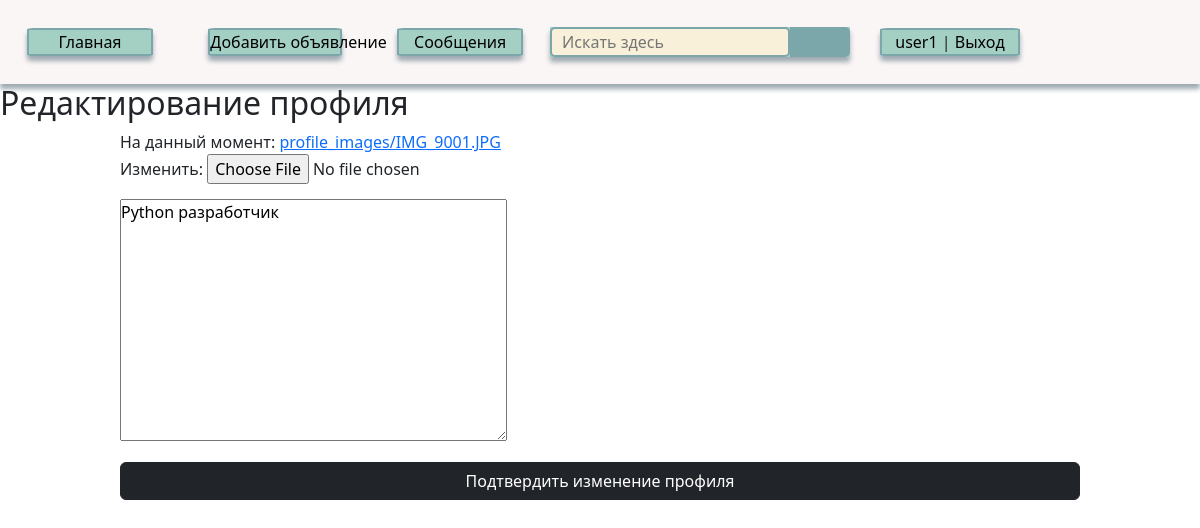
Page /setings/user1/ (signed in) on the earlier database version.
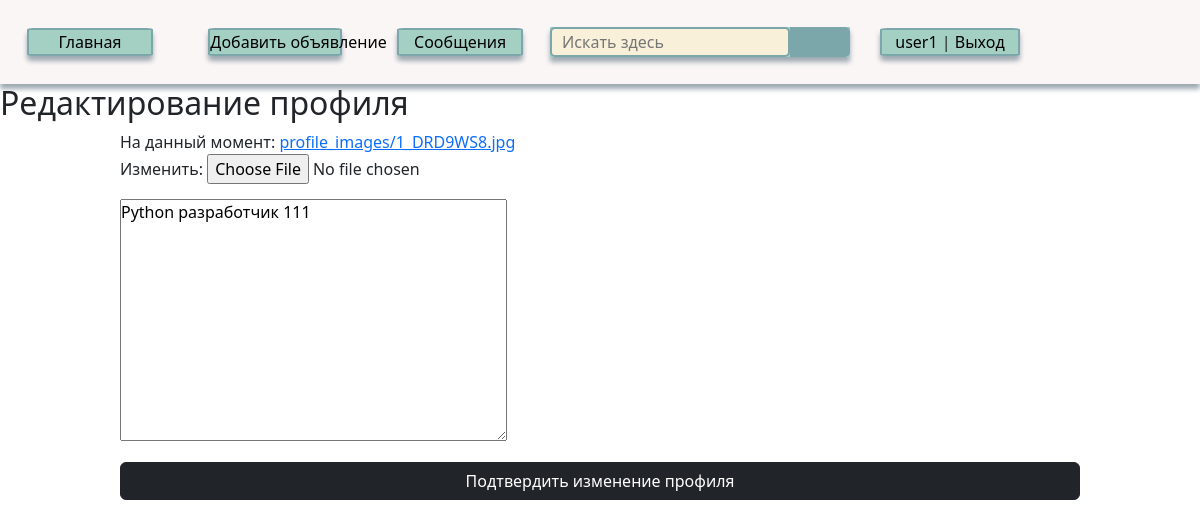
Same page on the later database version.
### main/models.py (models this page shows, shortened)
class Profile(models.Model):
    user = models.OneToOneField(User, on_delete=models.CASCADE)
    bio = models.TextField(max_length=500)
    avatar = models.ImageField(default='2.jpeg', upload_to='profile_images')
    email = models.EmailField(blank=True)
    birthday = models.DateField(null=True, blank=True)
    slug = models.SlugField(unique=True, null=True)

### main/views.py (the view, shortened to what this page needs)
# urls.py: path('setings/<slug:slug>/', UpDateProfileView.as_view(), name='update_profile'),
class UpDateProfileView(DataMixin, UpdateView):
    model = Profile
    form_class = UpDateProfileForm
    template_name = 'main/index/update_profile.html'
    def get_object(self, queryset=None):
        return self.request.user.profile
    def get_context_data(self, *, object_list=None, **kwargs):
        context = super().get_context_data(**kwargs)
        c_def = self.get_using_context(title='Редактирование профиля')
        return context | c_def

### main/forms.py
class UpDateProfileForm(forms.ModelForm):
    avatar = forms.ImageField(label='Аватар')
    class Meta:
        model = Profile
        fields = ['avatar', 'bio']

### main/utils.py (called while the page is built)
    def get_using_context(self, **kwargs):
        context = kwargs
        cats = Category.objects.all()
        context['menu'] = menu
        context['cats'] = cats
        if 'cat_selected' not in context:
            context['cat_selected'] = 0
        return context

### main/templates/main/index/update_profile.html (shortened to what this page needs)
{% extends 'main/index/base.html' %}
{% load static %}
    {% block all_content %}
    <h2>Редактирование профиля</h2>
<form class="add_page" action="{% url 'update_profile' slug=request.user %}" method="post" enctype="multipart/form-data">
    {% for f in form %}
    <div>{{f}}</div>
    {% endfor %}
    <button type="submit" class="btn btn-dark">Подтвердить изменение профиля</button>
</form>
    {% endblock %}

Differences in the rows shown:
changed Profile: bio "Python разработчик" → "Python разработчик 111"
Other differences:
text no longer shown: "На данный момент: profile_images/IMG_9001.JPG Изменить:"
text now shown: "На данный момент: profile_images/1_DRD9WS8.jpg Изменить:"
